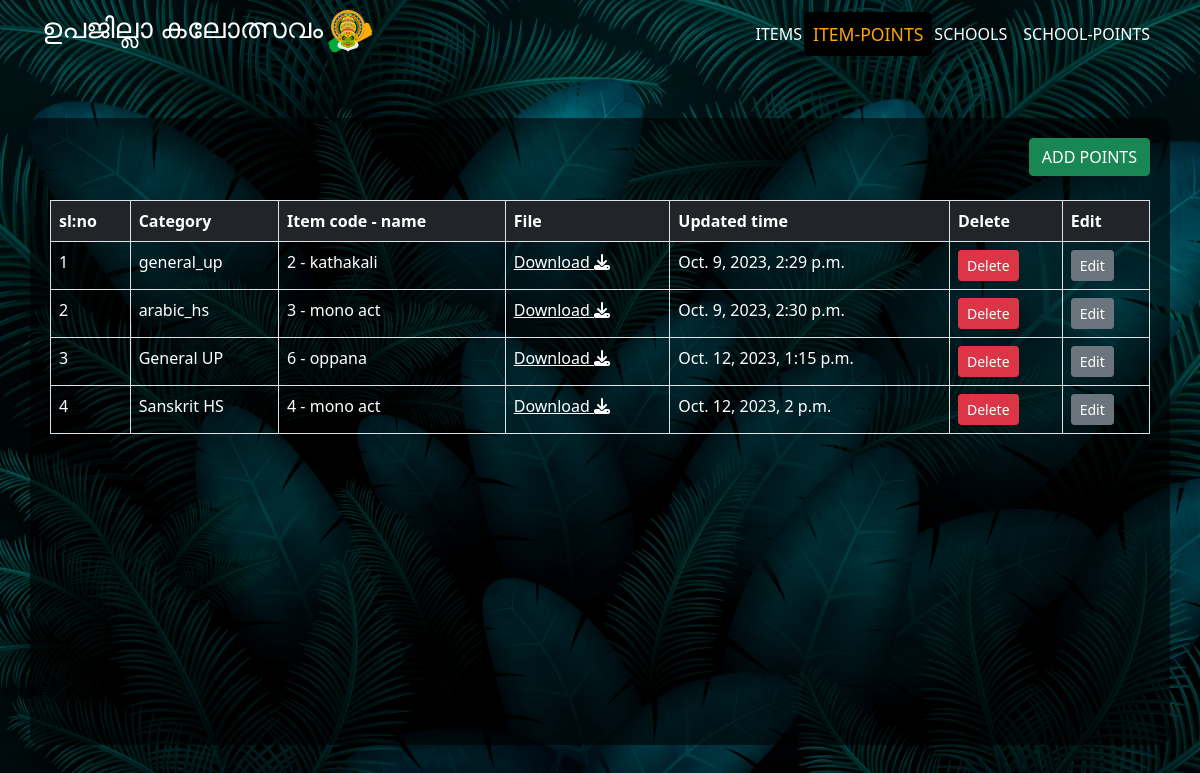
The page /kaloapp/itempointsdisplay/ on the database its author committed.
### kaloapp/models.py (models this page shows, shortened)
class itempoints_model(models.Model):
    choice = (
        ('General LP', 'general_lp'),
        ('General UP', 'general_up'),
        ('General HS', 'general_hs'),
        ('General HSS', 'general_hss'),
        ('Arabic LP', 'arabic_lp'),
        ('Arabic UP', 'arabic_up'),
        ('Arabic HS', 'arabic_hs'),
        ('Sanskrit UP', 'sanskrit_up'),
        ('Sanskrit HS', 'sanskrit_hs')
    )
    category=models.CharField(max_length=25,choices=choice)
    item=models.CharField(max_length=25)
    file=models.FileField(upload_to='kaloapp/static/item_points')
    updated_at = models.DateTimeField(auto_now=True)

### kaloapp/views.py (the view)
# urls.py: path('itempointsdisplay/',itempoints_display),
def itempoints_display(request):
    a=itempoints_model.objects.all()
    cat=[]
    it=[]
    fil=[]
    up=[]
    id1=[]
    for i in a:
        ca=i.category
        cat.append(ca)
        ite=i.item
        it.append(ite)
        fi=str(i.file).split('/')[-1]
        fil.append(fi)
        up1=i.updated_at
        up.append(up1)
        id2=i.id
        id1.append(id2)
    pair=zip(cat,it,fil,up,id1)
    return render(request,'itempoints_display.html',{'a':pair})

### kaloapp/templates/itempoints_display.html (shortened to what this page needs)
    <!DOCTYPE html>
    {% load static %}
    <html lang="en">
    <head>
        <link href="https://cdn.jsdelivr.net/npm/bootstrap@5.0.2/dist/css/bootstrap.min.css" rel="stylesheet"
>
    </head>
    <body>
    <div class="container-fluid sticky-top" >
        <div class="container">
            <nav class="navbar navbar-expand-lg navbar-light p-0">
                <a href="http://127.0.0.1:8000/kaloapp/itemdisplay/" class="navbar-brand">
                    <h3 class="text-white">ഉപജില്ലാ കലോത്സവം<img
                            src="{% static 'img/—Pngtree—kathakali dancer for happy onam_6461667.png' %}"
                            style="height:50px;width:50px"></h3>
                </a>
                <div class="collapse navbar-collapse" id="navbarCollapse">
                    <div class="navbar-nav ms-auto">
                        <a href="http://127.0.0.1:8000/kaloapp/itemdisplay/" class="nav-item nav-link " style="color:white">ITEMS</a>
                        <a href="http://127.0.0.1:8000/kaloapp/itempointsdisplay/" class="nav-item nav-link active" style="color:white">ITEM-POINTS</a>
                        <a href="http://127.0.0.1:8000/kaloapp/schooldisplay/" class="nav-item nav-link" style="color:white">SCHOOLS</a>
                        <a href="http://127.0.0.1:8000/kaloapp/schoolpointsdisplay/" class="nav-item nav-link" style="color:white">SCHOOL-POINTS</a>
                    </div>
                </div>
            </nav>
        </div>
    </div>
    <div class="container-fluid hero-header mb-1">
        <div class="container" id="box1" style="margin-top: 50px;">
            <div class="row justify-content-end">
                <div class="col-auto">
                    <a href="http://127.0.0.1:8000/kaloapp/itempoints/" class="btn btn-success btn">ADD POINTS</a><br><br>
                </div>
            </div>
            <div class="table-responsive" style="height:525px">
                <table class="table table-bordered table-striped">
                    <thead class="bg-dark text-white">
                        <tr>
                            <th>sl:no</th>
                            <th>Category</th>
                            <th>Item code - name</th>
                            <th>File</th>
                            <th>Updated time</th>
                            <th>Delete</th>
                            <th>Edit</th>
                        </tr>
                    </thead>
                    <tbody style="background-color:">
                        {% for i,j,k,l,m in a %}
                        <tr>
                             <td style="color:white">{{ forloop.counter }}</td>
                            <td style="color:white">{{ i }}</td>
                            <td style="color:white">{{ j }}</td>
                         <td><a href="{% static 'item_points/'|add:k %}" download style="color:white">Download <i class="fa-solid fa-download "></i></a></td>
                            <td style="color:white">{{ l }}</td>
                            <td>
                                <a href="http://127.0.0.1:8000/kaloapp/itempointsdelete/{{ m }}" class="btn btn-danger btn-sm">Delete</a>
                            </td>
                            <td>
                                <a href="http://127.0.0.1:8000/kaloapp/itempointsedit/{{ m }}" class="btn btn-secondary btn-sm">Edit</a>
                            </td>
                        </tr>
                        {% endfor %}
                    </tbody>
                </table>
            </div>
        </div>
    </div>
    </body>
    </html>

### rows shown on the page
itempoints_model: a "general_up", a "2 - kathakali", a "Oct. 9, 2023, 2:29 p.m."
itempoints_model: a "arabic_hs", a "3 - mono act", a "Oct. 9, 2023, 2:30 p.m."
itempoints_model: a "General UP", a "6 - oppana", a "Oct. 12, 2023, 1:15 p.m."
itempoints_model: a "Sanskrit HS", a "4 - mono act", a "Oct. 12, 2023, 2 p.m."
